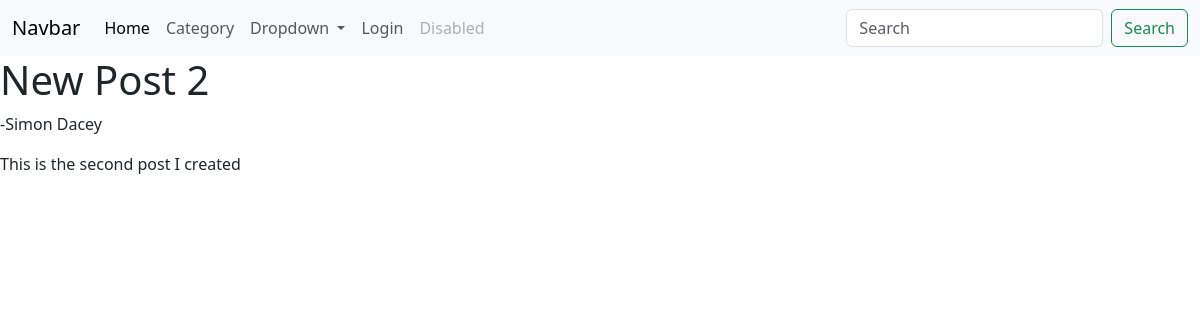
Screenshot of /post/3 with the database file from the repository.
### blog/models.py (models this page shows, shortened)
class Post(models.Model):
    author = models.ForeignKey(User, null=True, blank=True, on_delete=models.CASCADE)
    body = models.TextField()
    category = models.ForeignKey(Category, on_delete=models.SET_NULL, null=True)
    likes = models.ManyToManyField(User, blank=True, null=True, related_name="post_likes")
    post_image = models.ImageField(blank=True, null=True)
    title = models.CharField(max_length=255)

### blog/views.py (the view)
# urls.py: path("post/<int:pk>", PostDetailView.as_view(),
class PostDetailView(DetailView):
    template_name = "detail_post_view.html"
    model = Post

### blog/templates/detail_post_view.html (shortened to what this page needs)
{% extends 'base.html' %}
{% block content %}
    <h1>{{ post.title }}</h1>
    <p>-{{ post.author.first_name }} {{ post.author.last_name }}</p>
    <div>{{ post.body }}</div>
{% endblock %}

### rows the page displays
Post: title "New Post 2", author.first_name "Simon", author.last_name "Dacey", body "This is the second post I created"
